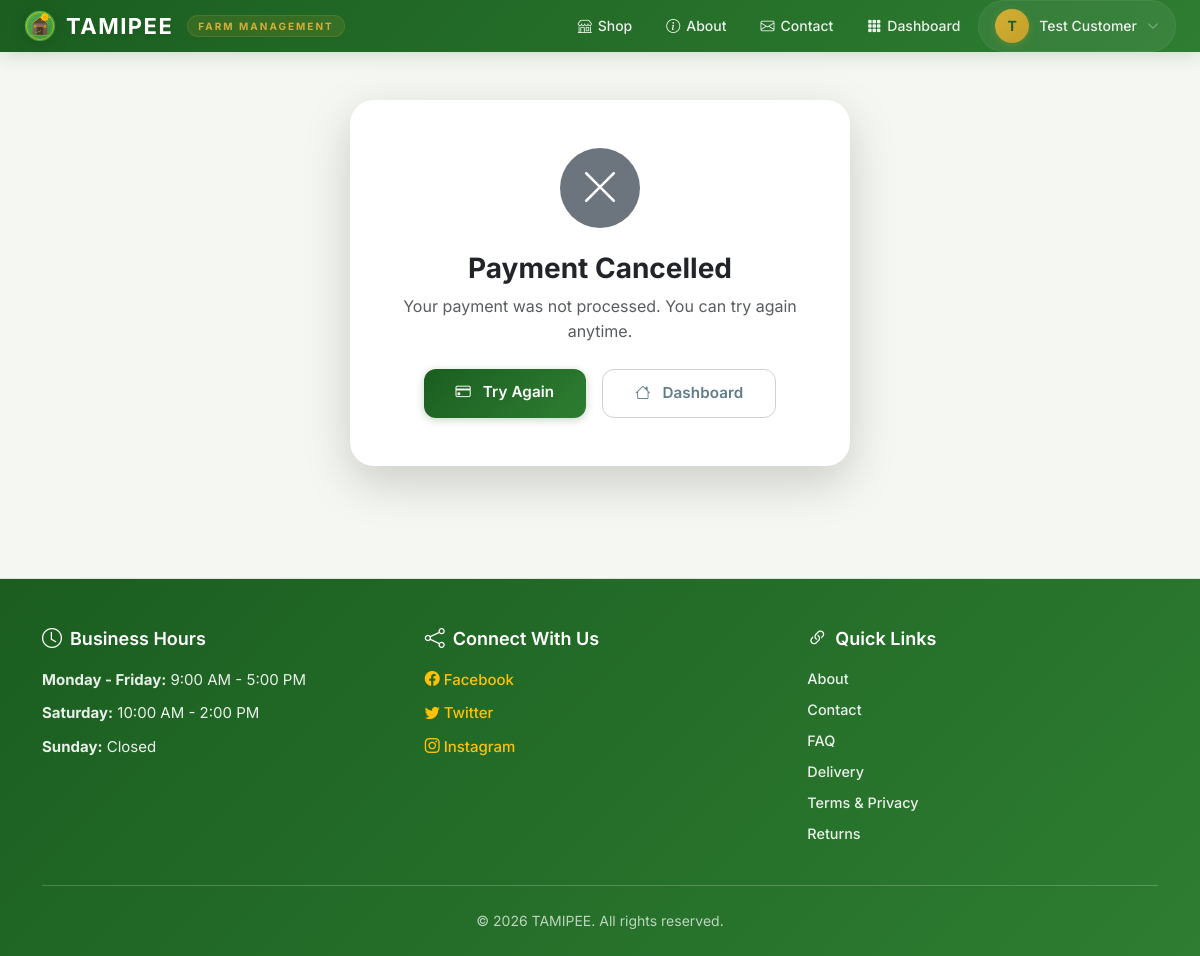
The page /accounts/payment/cancel/ (signed in) on the database its author committed.
### accounts/models.py (models this page shows, shortened)
class CustomUser(AbstractBaseUser, PermissionsMixin):
    class Role(models.TextChoices):
        SUPER_ADMIN = "SUPER_ADMIN", _("Super Admin")
        FARM_MANAGER = "FARM_MANAGER", _("Farm Manager")
        STAFF = "STAFF", _("Staff")
        CUSTOMER = "CUSTOMER", _("Customer")
    username = models.CharField(
        _("username"),
        max_length=150,
        unique=True,
        help_text=_(
            "Required. 150 characters or fewer. Auto-generated from your name."
        ),
        error_messages={
            "unique": _("A user with that username already exists."),
        },
    )
    email = models.EmailField(
        _("email address"),
        unique=True,
        max_length=255,
        error_messages={
            "unique": _("A user with this email address already exists."),
        },
    )
    full_name = models.CharField(_("full name"), max_length=255)
    phone_number = models.CharField(_("phone number"), max_length=20, blank=True)
    role = models.CharField(
        _("role"),
        max_length=20,
        choices=Role.choices,
        default=Role.CUSTOMER,
        help_text=_("Determines the user's permissions and access level."),
    )
    date_joined = models.DateTimeField(_("date joined"), default=timezone.now)
    is_active = models.BooleanField(
        _("active"),
        default=True,
        help_text=_(
            "Designates whether this user should be treated as active. "
            "Unselect this instead of deleting accounts."
        ),
    )
    is_staff = models.BooleanField(
        _("staff status"),
        default=False,
        help_text=_("Designates whether the user can log into this admin site."),
    )
    is_superuser = models.BooleanField(
        _("superuser status"),
        default=False,
        help_text=_(
            "Designates that this user has all permissions without "
            "explicitly assigning them."
        ),
    )
    email_verified = models.BooleanField(
        _("email verified"),
        default=False,
        help_text=_("Designates whether the user has verified their email address."),
    )
    profile_picture = models.ImageField(
        _("profile picture"),
        upload_to="profile_pictures/",
        blank=True,
        null=True,
    )
    objects = CustomUserManager()
    USERNAME_FIELD = "email"
    REQUIRED_FIELDS = ["full_name"]
    class Meta:
        verbose_name = _("user")
        verbose_name_plural = _("users")
        ordering = ["-date_joined"]

### admin_dashboard/models.py (models this page shows, shortened)
class SiteContent(models.Model):
    SECTION_CHOICES = [
        ('about', _('About Page')),
        ('contact', _('Contact Page')),
        ('faq', _('FAQ (Frequently Asked Questions)')),
        ('delivery_info', _('Delivery Information')),
        ('terms_privacy', _('Terms & Privacy Policy')),
        ('return_refund', _('Return & Refund Policy')),
        ('homepage_hero', _('Homepage Hero Text')),
        ('shop_banner', _('Shop Announcement Banner')),
        ('business_hours', _('Business Hours')),
        ('social_media', _('Social Media Links')),
    ]
    section = models.CharField(
        _("section"),
        max_length=50,
        choices=SECTION_CHOICES,
        unique=True,
        help_text=_("The section of the website this content belongs to")
    )
    title = models.CharField(
        _("title"),
        max_length=200,
        help_text=_("Title for this section")
    )
    content = models.TextField(
        _("content"),
        help_text=_("Main content for this section (HTML allowed)")
    )
    updated_at = models.DateTimeField(_("updated at"), auto_now=True)
    class Meta:
        verbose_name = _("site content")
        verbose_name_plural = _("site contents")
        ordering = ['section']
    @classmethod
    def get_section_content(cls, section_key):
        try:
            return cls.objects.get(section=section_key)
        except cls.DoesNotExist:
            return None

### accounts/views.py (the view)
@login_required
def payment_cancel(request):
    return render(request, 'accounts/payment_cancel.html')

### accounts/templates/accounts/payment_cancel.html (shortened to what this page needs)
{% extends "base.html" %}
{% load static %}
{% block content %}
<div class="container py-5 text-center">
  <div class="card shadow-lg border-0 mx-auto" style="max-width: 500px; border-radius: 24px;">
    <div class="card-body p-5">
      <div class="mb-4">
        <div class="rounded-circle bg-secondary d-flex align-items-center justify-content-center mx-auto"
             style="width: 80px; height: 80px;">
          <i class="bi bi-x-lg text-white" style="font-size: 40px;"></i>
        </div>
      </div>
      <h3 class="fw-bold">Payment Cancelled</h3>
      <p class="text-muted">Your payment was not processed. You can try again anytime.</p>
      <div class="d-flex gap-3 justify-content-center mt-4">
        <a href="{% url 'accounts:payment' %}" class="btn btn-success"
           style="background: linear-gradient(135deg, #1B5E20 0%, #2E7D32 100%); border: none; border-radius: 12px; padding: 12px 32px;">
          <i class="bi bi-credit-card me-2"></i> Try Again
        </a>
        <a href="{% url 'accounts:dashboard' %}" class="btn btn-outline-secondary"
           style="border-radius: 12px; padding: 12px 32px;">
          <i class="bi bi-house me-2"></i> Dashboard
        </a>
      </div>
    </div>
  </div>
</div>
{% endblock %}

### accounts/templates/base.html (shortened to what this page needs)
<!DOCTYPE html>
{% load static %}
<html lang="en">
<head>
    <link href="https://cdn.jsdelivr.net/npm/bootstrap@5.3.3/dist/css/bootstrap.min.css" rel="stylesheet">
    <link rel="stylesheet" href="https://cdn.jsdelivr.net/npm/bootstrap-icons@1.11.3/font/bootstrap-icons.min.css">
    <link rel="stylesheet" href="{% static 'accounts/css/auth.css' %}">
    <link rel="stylesheet" href="{% static 'accounts/css/style.css' %}">
</head>
<body>
    {% block public_navbar %}{% include 'accounts/includes/header.html' %}{% endblock %}
    <main class="main-content">
        {% block content %}
        {% endblock %}
    </main>
    <footer>
        <div class="container">
            <div class="footer-content">
                {% if business_hours_content %}
                <div class="footer-section">
                    <h4><i class="bi bi-clock"></i> {{ business_hours_content.title }}</h4>
                    <div class="footer-text">{{ business_hours_content.content|safe }}</div>
                </div>
                {% endif %}
                {% if social_media_content %}
                <div class="footer-section">
                    <h4><i class="bi bi-share"></i> {{ social_media_content.title }}</h4>
                    <div class="footer-text">{{ social_media_content.content|safe }}</div>
                </div>
                {% endif %}
                <div class="footer-section">
                    <h4><i class="bi bi-link-45deg"></i> Quick Links</h4>
                    <ul class="footer-links">
                        <li><a href="{% url 'shop:about' %}">About</a></li>
                        <li><a href="{% url 'shop:contact' %}">Contact</a></li>
                        <li><a href="{% url 'shop:faq' %}">FAQ</a></li>
                        <li><a href="{% url 'shop:delivery_info' %}">Delivery</a></li>
                        <li><a href="{% url 'shop:terms_privacy' %}">Terms & Privacy</a></li>
                        <li><a href="{% url 'shop:return_refund' %}">Returns</a></li>
                    </ul>
                </div>
            </div>
            <div class="footer-copyright">
                <p class="mb-0">&copy; {% now "Y" %} TAMIPEE. All rights reserved.</p>
            </div>
        </div>
    </footer>
</body>
</html>

### accounts/templates/accounts/includes/header.html (shortened to what this page needs)
{% load static %}
<nav class="navbar navbar-expand-lg navbar-dark" style="
  background: linear-gradient(135deg, #1B5E20 0%, #2E7D32 100%);
  padding: 0;
  box-shadow: 0 2px 20px rgba(27, 94, 32, 0.2);
  position: sticky;
  top: 0;
  z-index: 1030;
">
  <div class="container-fluid px-3 px-md-4">
    <div class="d-flex align-items-center" style="flex-shrink: 0;">
<a class="navbar-brand d-flex align-items-center"
          href="{% url 'home' %}"
          style="
           padding: 8px 0;
           gap: 10px;
           text-decoration: none;
           transition: all 0.3s ease;
         ">
        <img src="{% static 'accounts/images/logo.svg' %}"
             alt="TAMIPEE"
             width="32"
             height="32"
             style="
               filter: drop-shadow(0 2px 8px rgba(0,0,0,0.15));
               transition: transform 0.3s ease;
             ">
        <span style="
          font-size: 22px;
          font-weight: 700;
          letter-spacing: 1.5px;
          color: #FFFFFF;
          text-shadow: 0 2px 4px rgba(0,0,0,0.1);
          line-height: 1.2;
        ">
          TAMIPEE
        </span>
        <span class="d-none d-lg-inline" style="
          font-size: 10px;
          color: #D4AF37;
          letter-spacing: 2px;
          text-transform: uppercase;
          background: rgba(212, 175, 55, 0.12);
          padding: 2px 10px;
          border-radius: 50px;
          border: 1px solid rgba(212, 175, 55, 0.15);
          margin-left: 4px;
        ">
          Farm Management
        </span>
      </a>
    </div>
    <div class="collapse navbar-collapse" id="navbarMain">
      <ul class="navbar-nav ms-auto align-items-center" style="gap: 2px;">
        <li class="nav-item">
          <a class="nav-link d-flex align-items-center"
             href="{% url 'shop:product_list' %}"
             style="
               color: rgba(255, 255, 255, 0.75);
               padding: 8px 16px;
               border-radius: 10px;
               transition: all 0.3s ease;
               font-weight: 500;
               font-size: 14px;
               gap: 6px;
             ">
            <i class="bi bi-shop"></i>
            <span>Shop</span>
          </a>
        </li>
        <li class="nav-item">
          <a class="nav-link d-flex align-items-center"
             href="{% url 'shop:about' %}"
             style="
               color: rgba(255, 255, 255, 0.75);
               padding: 8px 16px;
               border-radius: 10px;
               transition: all 0.3s ease;
               font-weight: 500;
               font-size: 14px;
               gap: 6px;
             ">
            <i class="bi bi-info-circle"></i>
            <span>About</span>
          </a>
        </li>
        <li class="nav-item">
          <a class="nav-link d-flex align-items-center"
             href="{% url 'shop:contact' %}"
             style="
               color: rgba(255, 255, 255, 0.75);
               padding: 8px 16px;
               border-radius: 10px;
               transition: all 0.3s ease;
               font-weight: 500;
               font-size: 14px;
               gap: 6px;
             ">
            <i class="bi bi-envelope"></i>
            <span>Contact</span>
          </a>
        </li>
        <li class="nav-item">
          <a class="nav-link d-flex align-items-center"
             href="{% url 'accounts:dashboard' %}"
             style="
               color: rgba(255, 255, 255, 0.75);
               padding: 8px 16px;
               border-radius: 10px;
               transition: all 0.3s ease;
               font-weight: 500;
               font-size: 14px;
               gap: 6px;
             ">
            <i class="bi bi-grid-3x3-gap-fill"></i>
            <span>Dashboard</span>
          </a>
        </li>
        {% if user.is_authenticated %}
        <li class="nav-item dropdown">
          <a class="nav-link dropdown-toggle d-flex align-items-center"
             href="#"
             id="userDropdown"
             role="button"
             data-bs-toggle="dropdown"
             aria-expanded="false"
             style="
               padding: 4px 12px 4px 4px;
               border-radius: 50px;
               background: rgba(255, 255, 255, 0.06);
               color: #FFFFFF;
               transition: all 0.3s ease;
               gap: 10px;
               border: 1px solid rgba(255, 255, 255, 0.06);
             ">
            <div class="rounded-circle d-flex align-items-center justify-content-center"
                 style="
                   width: 34px;
                   height: 34px;
                   background: linear-gradient(135deg, #D4AF37 0%, #C5A028 100%);
                   color: #1B5E20;
                   font-weight: 700;
                   font-size: 14px;
                   flex-shrink: 0;
                   box-shadow: 0 2px 8px rgba(212, 175, 55, 0.25);
                 ">
              {{ user.full_name|slice:":1"|upper }}
            </div>
            <span class="d-none d-md-inline" style="font-weight: 500; font-size: 14px;">
              {{ user.full_name }}
            </span>
            <i class="bi bi-chevron-down d-none d-md-inline" style="font-size: 12px; color: rgba(255,255,255,0.5);"></i>
          </a>
        </li>
        {% endif %}
      </ul>
    </div>
  </div>
</nav>

### rows shown on the page
CustomUser: full_name "T", full_name "Test Customer"
SiteContent: title "Business Hours", content "Monday - Friday: 9:00 AM - 5:00 PM Saturday: 10:00 AM - 2:00 PM Sunday: Closed"
SiteContent: title "Connect With Us", content "Facebook Twitter Instagram"
